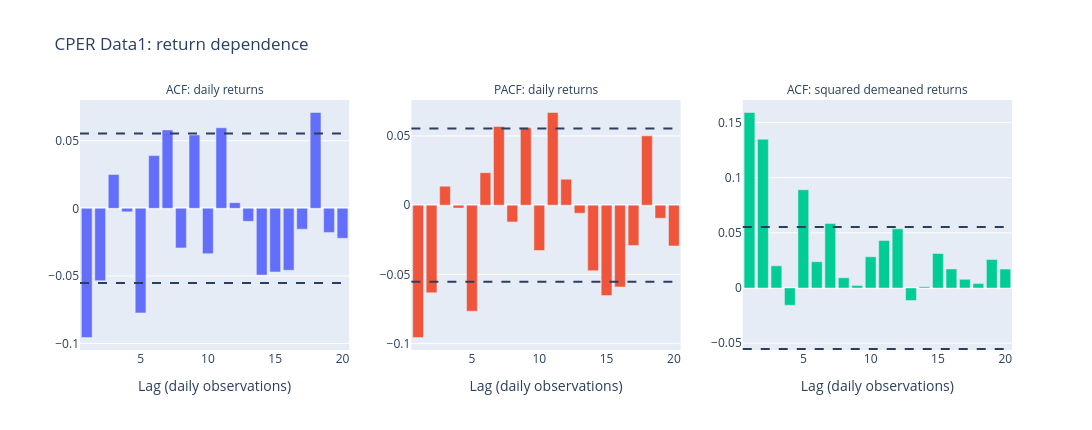

Write notebook code for a chart like this one.
### Markdown cell above
## 3 - Return dependence

ACF measures correlation with earlier returns; PACF measures the remaining linear relationship at a lag after accounting for intervening lags. Squared demeaned returns help distinguish dependence in return size from dependence in signed returns. Dashed lines are approximate 95% IID reference limits.

### Code cell
daily_returns = data1["log_return"]

fig = dc.plot_return_dependence(daily_returns, nlags=20)
fig.update_layout(title="CPER Data1: return dependence")
fig.show()

### Figure 1 — Plotly figure (JSON) as saved in the notebook; plotly's stock layout.template omitted (floating-point values rounded to 4 significant figures)
{"data": [{"type": "bar", "x": [1, 2, 3, 4, 5, 6, 7, 8, 9, 10, 11, 12, 13, 14, 15, 16, 17, 18, 19, 20], "xaxis": "x", "y": [-0.09556, -0.05354, 0.02501, -0.002599, -0.07737, 0.03901, 0.05803, -0.02926, 0.05433, -0.03351, 0.05962, 0.004177, -0.009582, -0.04935, -0.04706, -0.0458, -0.01541, 0.07091, -0.01782, -0.02217], "yaxis": "y"}, {"type": "bar", "x": [1, 2, 3, 4, 5, 6, 7, 8, 9, 10, 11, 12, 13, 14, 15, 16, 17, 18, 19, 20], "xaxis": "x2", "y": [-0.09556, -0.06324, 0.0137, -0.00211, -0.07658, 0.02343, 0.05681, -0.01207, 0.05587, -0.03274, 0.06691, 0.01877, -0.00581, -0.04735, -0.06531, -0.05902, -0.02915, 0.05007, -0.009444, -0.02943], "yaxis": "y2"}, {"type": "bar", "x": [1, 2, 3, 4, 5, 6, 7, 8, 9, 10, 11, 12, 13, 14, 15, 16, 17, 18, 19, 20], "xaxis": "x3", "y": [0.159, 0.1348, 0.02006, -0.01566, 0.089, 0.02379, 0.05854, 0.009294, 0.002166, 0.02831, 0.04312, 0.05356, -0.01132, 0.001125, 0.03123, 0.01721, 0.0078, 0.003965, 0.02582, 0.01708], "yaxis": "y3"}], "layout": {"annotations": [{"font": {"size": 12}, "showarrow": false, "text": "ACF: daily returns", "x": 0.1444, "xanchor": "center", "xref": "paper", "y": 1, "yanchor": "bottom", "yref": "paper"}, {"font": {"size": 12}, "showarrow": false, "text": "PACF: daily returns", "x": 0.5, "xanchor": "center", "xref": "paper", "y": 1, "yanchor": "bottom", "yref": "paper"}, {"font": {"size": 12}, "showarrow": false, "text": "ACF: squared demeaned returns", "x": 0.8556, "xanchor": "center", "xref": "paper", "y": 1, "yanchor": "bottom", "yref": "paper"}], "height": 430, "shapes": [{"line": {"dash": "dash"}, "type": "line", "x0": 0, "x1": 1, "xref": "x domain", "y0": -0.0553, "y1": -0.0553, "yref": "y"}, {"line": {"dash": "dash"}, "type": "line", "x0": 0, "x1": 1, "xref": "x domain", "y0": 0.0553, "y1": 0.0553, "yref": "y"}, {"line": {"dash": "dash"}, "type": "line", "x0": 0, "x1": 1, "xref": "x2 domain", "y0": -0.0553, "y1": -0.0553, "yref": "y2"}, {"line": {"dash": "dash"}, "type": "line", "x0": 0, "x1": 1, "xref": "x2 domain", "y0": 0.0553, "y1": 0.0553, "yref": "y2"}, {"line": {"dash": "dash"}, "type": "line", "x0": 0, "x1": 1, "xref": "x3 domain", "y0": -0.0553, "y1": -0.0553, "yref": "y3"}, {"line": {"dash": "dash"}, "type": "line", "x0": 0, "x1": 1, "xref": "x3 domain", "y0": 0.0553, "y1": 0.0553, "yref": "y3"}], "showlegend": false, "title": {"text": "CPER Data1: return dependence"}, "width": 1150, "xaxis": {"anchor": "y", "domain": [0, 0.2889], "dtick": 5, "title": {"text": "Lag (daily observations)"}}, "xaxis2": {"anchor": "y2", "domain": [0.3556, 0.6444], "dtick": 5, "title": {"text": "Lag (daily observations)"}}, "xaxis3": {"anchor": "y3", "domain": [0.7111, 1], "dtick": 5, "title": {"text": "Lag (daily observations)"}}, "yaxis": {"anchor": "x", "domain": [0, 1]}, "yaxis2": {"anchor": "x2", "domain": [0, 1]}, "yaxis3": {"anchor": "x3", "domain": [0, 1]}}}
